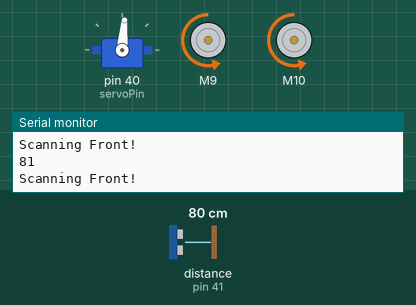
This sketch was run on a simulated Arduino Mega 2560, built with avr-gcc and run on an emulated ATmega2560. Parts: servo, 2 × DC motor (green arrow = forward, orange = backward, longer = faster), the last lines printed to the serial monitor. The test bench sets the inputs (shaded band); at power-on: distance to the obstacle (sensor on pin 41) 80 cm. The echo pulse lasts 58.3 µs per cm.

Above: at 0.87 s.
1.3 s: distance to the obstacle (sensor on pin 41) set to 32 cm
At 1.59 s:
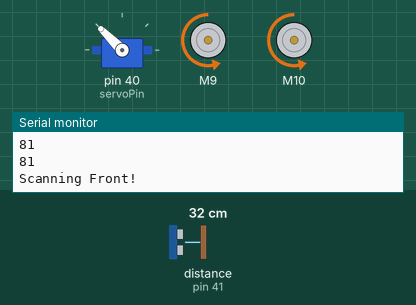
4.3 s: distance to the obstacle (sensor on pin 41) set to 28 cm
At 4.99 s:
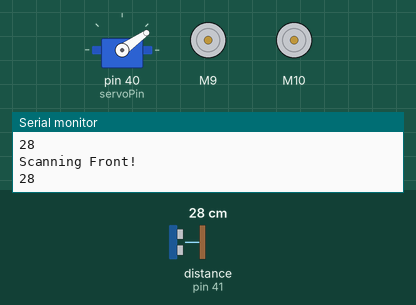
7.3 s: distance to the obstacle (sensor on pin 41) set to 23 cm
10.3 s: distance to the obstacle (sensor on pin 41) set to 19 cm
At 11.94 s:
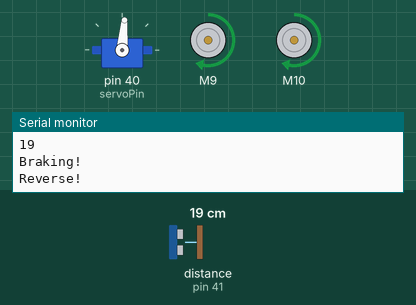
13.3 s: distance to the obstacle (sensor on pin 41) set to 35 cm
16.3 s: distance to the obstacle (sensor on pin 41) set to 2 cm
At 18.15 s:
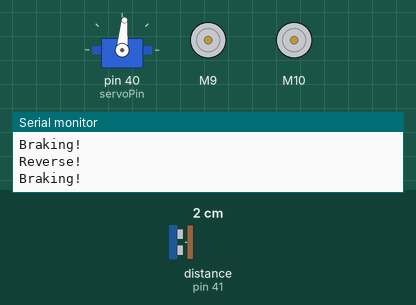
Timing chart, 0 to 20.3 s (numbered marks = the images above; inputs shaded):
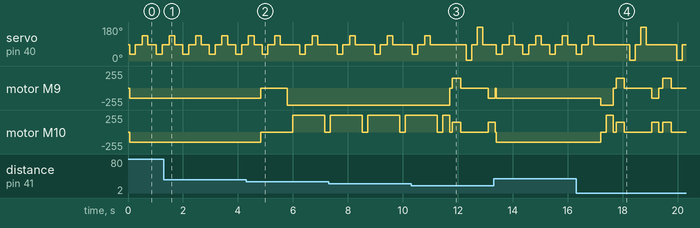

Measured:
- the behaviour switches between 30 and 29 cm on distance to the obstacle (sensor on pin 41) (found by bisection; images 1 and 2)
- the behaviour switches between 21 and 20 cm on distance to the obstacle (sensor on pin 41) (found by bisection; images 2 and 3)
- after the input at 4.3 s, motor M9: backward 150/255 → stopped after 0.54 s, → backward 255/255 0.96 s later; motor M10: backward 150/255 → stopped after 0.54 s, → forward 255/255 1.2 s later, → stopped 1.2 s later
- after the input at 10.3 s, motor M9: backward 255/255 → stopped after 1.4 s, → forward 150/255 0.10 s later, → stopped 0.30 s later, → backward 150/255 1.0 s later

The sketch:

sr04_servo_45deg_to_90deg_scan.ino
```cpp
int debug_showsensorFrontDistance = true; // Output distance values to SerialMonitor

//Motor Controller **Connected to Arduino Mega2560
#include <SparkFun_TB6612.h> //manual download, not in library manager
#define PWMA 7
#define AIN2 8
#define AIN1 9
#define STBY 13
#define BIN1 10
#define BIN2 11
#define PWMB 12

const int offsetA = -1;
const int offsetB = -1;

Motor motor1 = Motor(AIN1, AIN2, PWMA, offsetA, STBY);
Motor motor2 = Motor(BIN1, BIN2, PWMB, offsetB, STBY);

int motorSpeed = 150;

// Servo 180d (SG90) Reference code from http://www.educ8s.tv. Modified for project.
#include <Servo.h>
Servo myservo;
int servoPin = 40;
int servoRange = 180; // Total rotation of servo. SG90
int servoCenter = 85;
int servoEdgeOffset = 0;
int servoRangeMin = servoRange - servoRange + servoEdgeOffset + 5;
int servoRangeMax = servoRange - servoEdgeOffset + 5;

boolean isMovingForward = false;
int distance = 100;
int scanDistance;

// HC-SR04 (NewPing Library Single Pin Mode)
#include <NewPing.h>
#define maxDistance 350
#define sensorFrontPin 41 // Shared pin for Trigger and Echo


NewPing sensorFrontPing(sensorFrontPin, sensorFrontPin, maxDistance);


int sensorFront;
int sensorFrontDistance; // Final output passed to the loop


//========================================================== Setup()

void setup(){

  Serial.begin(9600);
  myservo.attach(servoPin);
  myservo.write(servoCenter);


} //void setup

//========================================================== Loop()

void loop() {

  sensorFrontDistance = sensorFrontPing.ping_cm();


  if(debug_showsensorFrontDistance == true){Serial.println(sensorFrontDistance);}


  int distanceR = 0;
  int distanceL = 0;


  delay(50);
  int choice;
  int proxMin = 20;

 //a
 if(sensorFrontDistance <= proxMin){

  brake();
  delay(100);
  reverse();
  delay(300);
  brake();
  delay(200);
  distanceR = scanR90();
  delay(200);
  distanceL = scanL90();
  delay(200);


  if(distanceR >= distanceL){
    right();
    brake();
  }

  else{
    left();
    brake();
  }

}//a


  else{

  forward();

  int distanceR45 = 0;
  int distanceL45 = 0;

  distanceR45 = scanR45();
  delay(50);
  scanF();
  delay(50);
  distanceL45 = scanL45();
  delay(50);
  scanF();
  delay(50);
//
//  if(distanceR45 >= distanceL45){
//    right();
//    brake();
//  }
//
//  else{
//    left();
//    brake();
//  }

if(distanceR45 < proxMin + 10){
  motor1.drive(0,0);
  motor2.drive(0,0);

  motor1.drive(255,200);
  motor2.drive(-255,200);

}

else if(distanceL45 < proxMin + 10){
  motor1.drive(0,0);
  motor2.drive(0,0);

//  motor1.drive(motorSpeed);
//  motor2.drive(-motorSpeed);

}


  }

  sensorFrontDistance;

} // void loop

//========================================================== Movement

void forward(){

  if(!isMovingForward){
    isMovingForward = true;
    forward(motor1, motor2, motorSpeed);
    Serial.println("Forward!");


  }
}

void reverse(){
  isMovingForward = false;
  forward(motor1, motor2, -motorSpeed);
  Serial.println("Reverse!");

}

void right(){
  motor1.drive(motorSpeed);
  motor2.drive(-motorSpeed);
  delay(250);
  Serial.println("Turning Right!");

}

void left(){
  motor1.drive(-motorSpeed);
  motor2.drive(motorSpeed);
  delay(250);
  Serial.println("Turning Left!");

}

void brake(){

  brake(motor1, motor2);
  Serial.println("Braking!");

}

//========================================================== Sensor and Scanning

int sensor(int sensorFront){
  delay(50);
  sensorFront = sensorFrontPing.ping_cm();
  if(sensorFront == 0){
    sensorFront = 250;
  }
  return sensorFront;
}

int scanR90(){
  Serial.println("Scanning Right 90d");
  myservo.write(servoRangeMin);
  delay(100);
  int scanDistance = sensor(sensorFront) ;
  delay(50);
  myservo.write(servoCenter);
  Serial.println(scanDistance);
  return scanDistance;
}

int scanL90(){
  Serial.println("Scanning Left 90d");
  myservo.write(servoRangeMax);
  delay(100);
  int scanDistance = sensor(sensorFront);
  delay(50);
  myservo.write(servoCenter);
  Serial.println(scanDistance);
  return scanDistance;
}

int scanF(){
  Serial.println("Scanning Front!");
  int scanDistance = sensor(sensorFront);
  delay(100);
  return scanDistance;
}

 int scanL45(){

//  Serial.println("Scanning Left");
  myservo.write(servoCenter + 50);
  delay(100);
  int scanDistance = sensor(sensorFront);
  delay(50);
  myservo.write(servoCenter);
  Serial.println(scanDistance);
  return scanDistance;

 }

 int scanR45(){

//  Serial.println("Scanning Right");
  myservo.write(servoCenter - 50);
  delay(100);
  int scanDistance = sensor(sensorFront);
  delay(50);
  myservo.write(servoCenter);
  Serial.println(scanDistance);
  return scanDistance;

 }
```
